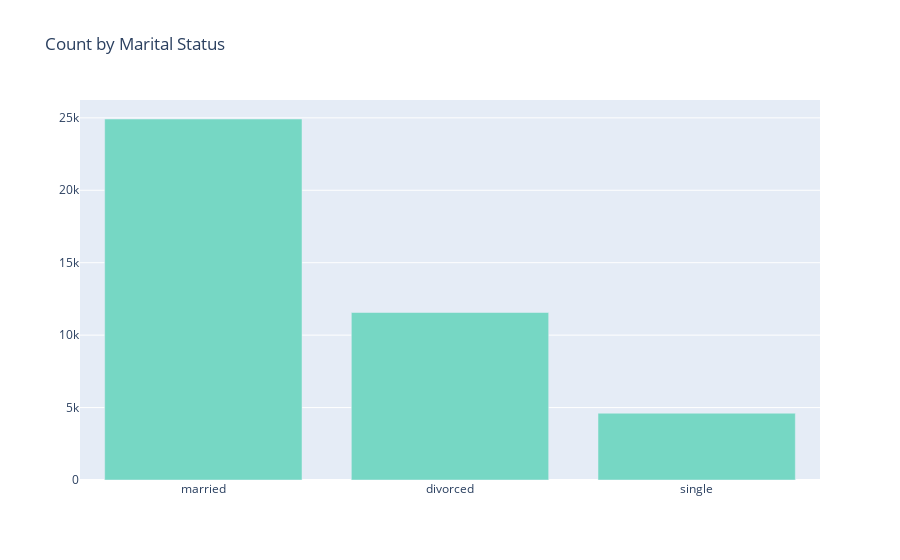

The cell this chart's notebook holds for it:
### Code cell
vals = clean_bank_data['marital'].value_counts().tolist()
labels = ['married', 'divorced', 'single']

data = [go.Bar(x=labels, y=vals, marker=dict(color="#76D7C4"))]
layout = go.Layout(title="Count by Marital Status",)
fig = go.Figure(data=data, layout=layout)
iplot(fig, filename='marital bar')

### Figure 1 — Plotly figure (JSON) as saved in the notebook; plotly's stock layout.template omitted (floating-point values rounded to 4 significant figures)
{"data": [{"marker": {"color": "#76D7C4"}, "type": "bar", "x": ["married", "divorced", "single"], "y": [24921, 11564, 4611, 80]}], "layout": {"title": {"text": "Count by Marital Status"}}}
